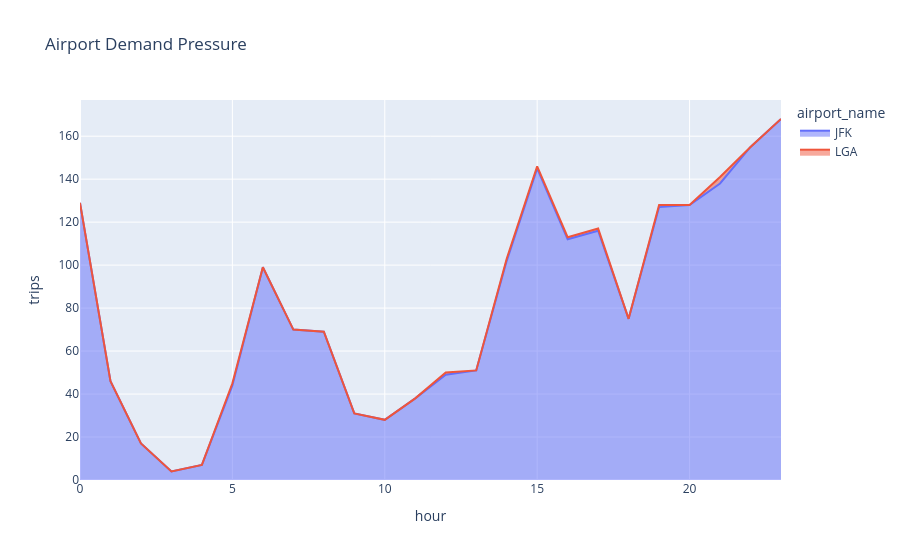

The notebook cell this image was saved under:
### Code cell
px.area(airport_hourly,
       x="hour",
       y="trips",
       color="airport_name",
       title = "Airport Demand Pressure")

### Figure 1 — Plotly figure (JSON) as saved in the notebook; plotly's stock layout.template omitted (floating-point values rounded to 4 significant figures)
{"data": [{"fillpattern": {"shape": ""}, "hovertemplate": "airport_name=JFK<br>hour=%{x}<br>trips=%{y}<extra></extra>", "legendgroup": "JFK", "line": {"color": "#636efa"}, "marker": {"symbol": "circle"}, "mode": "lines", "name": "JFK", "orientation": "v", "showlegend": true, "stackgroup": "1", "type": "scatter", "x": [0, 1, 2, 3, 4, 5, 6, 7, 8, 9, 10, 11, 12, 13, 14, 15, 16, 17, 18, 19, 20, 21, 22, 23], "xaxis": "x", "y": [129, 46, 17, 4, 7, 44, 99, 70, 69, 31, 28, 38, 49, 51, 102, 145, 112, 116, 75, 127, 128, 138, 155, 168], "yaxis": "y"}, {"fillpattern": {"shape": ""}, "hovertemplate": "airport_name=LGA<br>hour=%{x}<br>trips=%{y}<extra></extra>", "legendgroup": "LGA", "line": {"color": "#EF553B"}, "marker": {"symbol": "circle"}, "mode": "lines", "name": "LGA", "orientation": "v", "showlegend": true, "stackgroup": "1", "type": "scatter", "x": [5, 12, 14, 15, 16, 17, 19, 21], "xaxis": "x", "y": [1, 1, 1, 1, 1, 1, 1, 3], "yaxis": "y"}], "layout": {"legend": {"title": {"text": "airport_name"}, "tracegroupgap": 0}, "title": {"text": "Airport Demand Pressure"}, "xaxis": {"anchor": "y", "domain": [0, 1], "title": {"text": "hour"}}, "yaxis": {"anchor": "x", "domain": [0, 1], "title": {"text": "trips"}}}}
